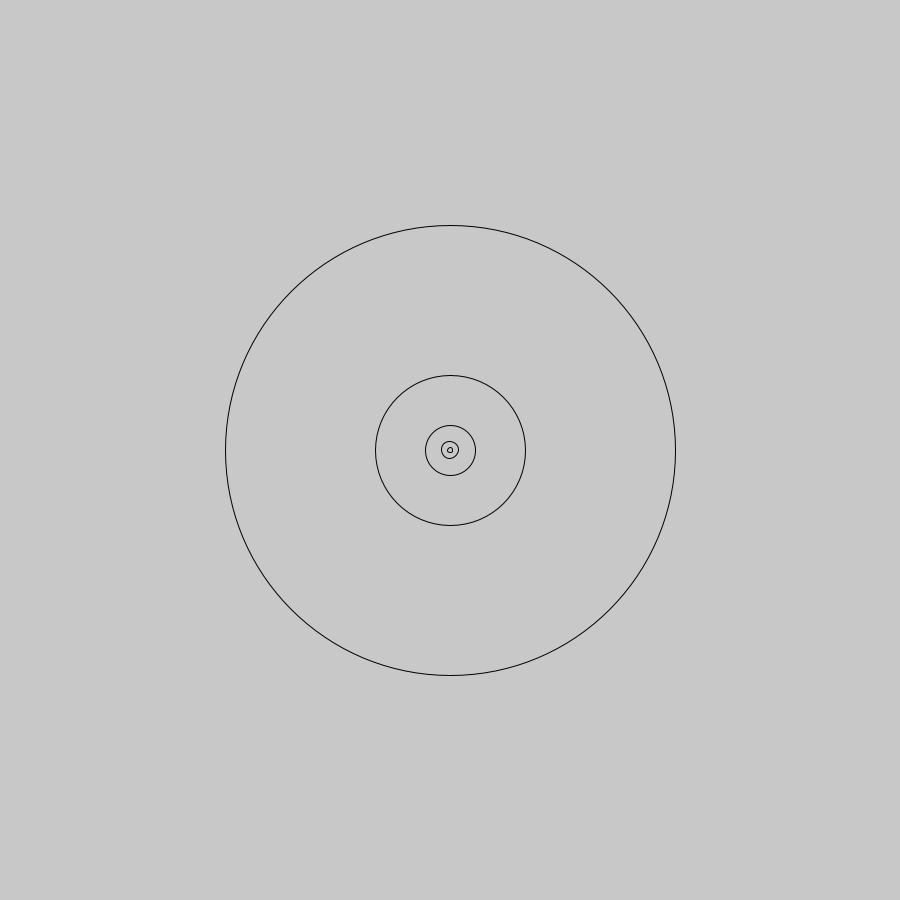
Frame 1 (no input)
Frame 2 (the mouse pressed at the canvas centre, redrawn once): identical to frame 1, image omitted

The Processing sketch that drew this single still picture (run headless with seeded random() and noise(); the mouse was pressed at the canvas centre and the sketch redrawn once):

// Processing sketch: A_recursion
// ── A_recursion.pde
/* Recursividad
*/
float centerX, centerY, radius;

void setup() {
  size(900, 900);
  centerX = width/2;
  centerY = height/2;
  radius = centerX;
  // Si todos los círculos tendrán el mismo relleno y stroke los definimos en setup por cuestiones de performance
  fill(200);
  stroke(0);
  noLoop();
}

void draw() {
  background(200);
  drawCircle(centerX, centerY, radius);
}

// Función recursiva
void drawCircle(float x, float y, float radius) {
  ellipse(x, y, radius, radius);
  // Si el radio es mayor a 'n', seguimos dibujando círculos 
  if(radius > 10) {
    radius = radius / 3;
    // Calculamos un nuevo radio y mandamos a llamar a la función drawCircle
    drawCircle(x, y, radius);
  }
}
